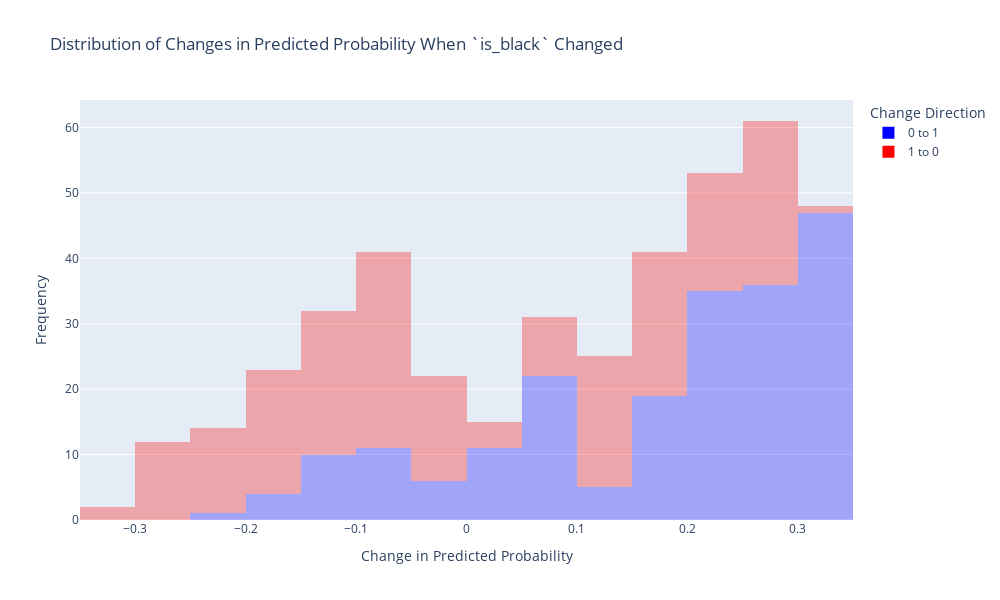

Notebook cell for this chart:
### Code cell
# Step 1: Identify instances where `is_black` changed
changed_is_black_to_1_df = cf_results_df[
    (cf_results_df["original_is_black"] == 0) & (cf_results_df["is_black"] == 1)
].copy()
changed_is_black_to_0_df = cf_results_df[
    (cf_results_df["original_is_black"] == 1) & (cf_results_df["is_black"] == 0)
].copy()

print(
    'mean of changed_is_black_to_1_df["change_in_proba"]:',
    changed_is_black_to_1_df["change_in_proba"].mean(),
)
print(
    'mean of changed_is_black_to_0_df["change_in_proba"]:',
    changed_is_black_to_0_df["change_in_proba"].mean(),
)

# Combine the data for plotting
changed_is_black_to_1_df["change_direction"] = "0 to 1"
changed_is_black_to_0_df["change_direction"] = "1 to 0"
combined_df = pd.concat([changed_is_black_to_1_df, changed_is_black_to_0_df])

# Step 3: Visualize the distribution of changes in predicted probability using Plotly
fig = px.histogram(
    combined_df,
    x="change_in_proba",
    color="change_direction",
    nbins=30,
    title="Distribution of Changes in Predicted Probability When `is_black` Changed",
    labels={"change_in_proba": "Change in Predicted Probability"},
)

# Update the color for the specific case
fig.update_traces(
    marker=dict(color="blue", opacity=0.3),  # Default color for "0 to 1"
    selector=dict(name="0 to 1"),
)
fig.update_traces(
    marker=dict(color="red", opacity=0.3),  # Color for "1 to 0"
    selector=dict(name="1 to 0"),
)

fig.update_layout(
    xaxis_title="Change in Predicted Probability",
    yaxis_title="Frequency",
    legend_title="Change Direction",
    width=1000,  # specify the width in pixels
    height=600,  # specify the height in pixels

)


fig.show()

### Figure 1 — Plotly figure (JSON) as saved in the notebook; plotly's stock layout.template omitted (floating-point values rounded to 4 significant figures; data arrays with more than 128 entries replaced by an {"elided": "..."} marker saying what was removed)
{"data": [{"alignmentgroup": "True", "bingroup": "x", "hovertemplate": "change_direction=0 to 1<br>Change in Predicted Probability=%{x}<br>count=%{y}<extra></extra>", "legendgroup": "0 to 1", "marker": {"color": "blue", "opacity": 0.3, "pattern": {"shape": ""}}, "name": "0 to 1", "nbinsx": 30, "offsetgroup": "0 to 1", "orientation": "v", "showlegend": true, "type": "histogram", "x": {"elided": "207 float values"}, "xaxis": "x", "yaxis": "y"}, {"alignmentgroup": "True", "bingroup": "x", "hovertemplate": "change_direction=1 to 0<br>Change in Predicted Probability=%{x}<br>count=%{y}<extra></extra>", "legendgroup": "1 to 0", "marker": {"color": "red", "opacity": 0.3, "pattern": {"shape": ""}}, "name": "1 to 0", "nbinsx": 30, "offsetgroup": "1 to 0", "orientation": "v", "showlegend": true, "type": "histogram", "x": {"elided": "213 float values"}, "xaxis": "x", "yaxis": "y"}], "layout": {"barmode": "relative", "height": 600, "legend": {"title": {"text": "Change Direction"}, "tracegroupgap": 0}, "title": {"text": "Distribution of Changes in Predicted Probability When `is_black` Changed"}, "width": 1000, "xaxis": {"anchor": "y", "domain": [0, 1], "title": {"text": "Change in Predicted Probability"}}, "yaxis": {"anchor": "x", "domain": [0, 1], "title": {"text": "Frequency"}}}}
